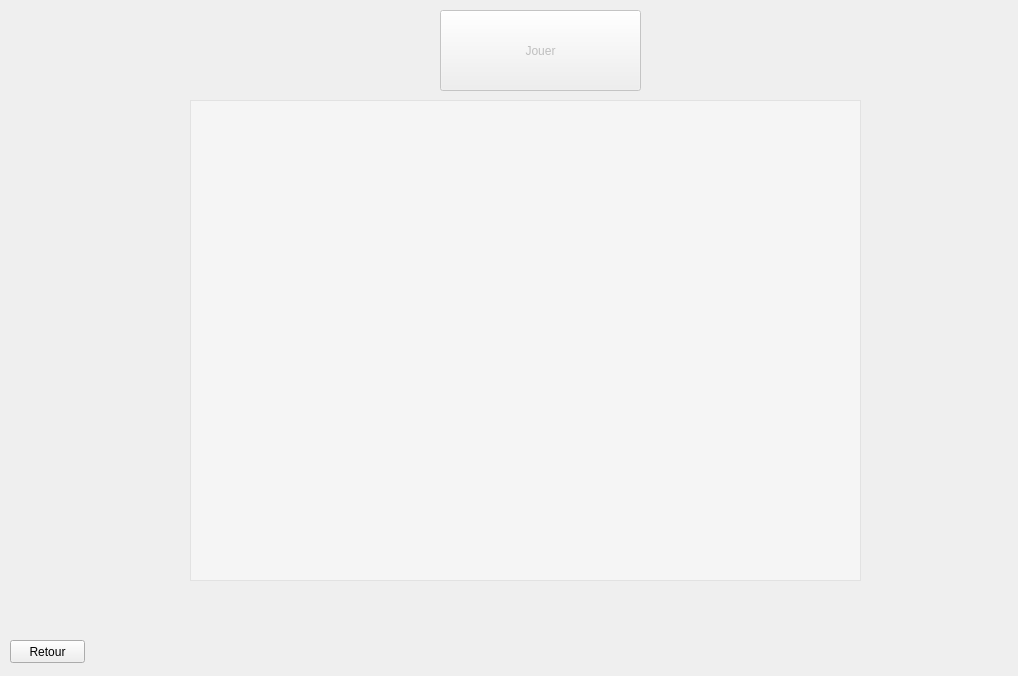
<?xml version="1.0" encoding="UTF-8"?>
<ui version="4.0">
 <class>Launcher</class>
 <widget class="QWidget" name="Launcher">
  <property name="geometry">
   <rect>
    <x>0</x>
    <y>0</y>
    <width>1018</width>
    <height>676</height>
   </rect>
  </property>
  <property name="windowTitle">
   <string>Form</string>
  </property>
  <widget class="QListWidget" name="listMaps">
   <property name="enabled">
    <bool>true</bool>
   </property>
   <property name="geometry">
    <rect>
     <x>190</x>
     <y>100</y>
     <width>671</width>
     <height>481</height>
    </rect>
   </property>
   <property name="styleSheet">
    <string notr="true">background-color: rgba(255, 255, 255, 100);</string>
   </property>
  </widget>
  <widget class="QPushButton" name="btnPlay">
   <property name="enabled">
    <bool>false</bool>
   </property>
   <property name="geometry">
    <rect>
     <x>440</x>
     <y>10</y>
     <width>201</width>
     <height>81</height>
    </rect>
   </property>
   <property name="styleSheet">
    <string notr="true"/>
   </property>
   <property name="text">
    <string>Jouer</string>
   </property>
  </widget>
  <widget class="QPushButton" name="backButton">
   <property name="geometry">
    <rect>
     <x>10</x>
     <y>640</y>
     <width>75</width>
     <height>23</height>
    </rect>
   </property>
   <property name="text">
    <string>Retour</string>
   </property>
  </widget>
 </widget>
 <resources/>
 <connections/>
</ui>
